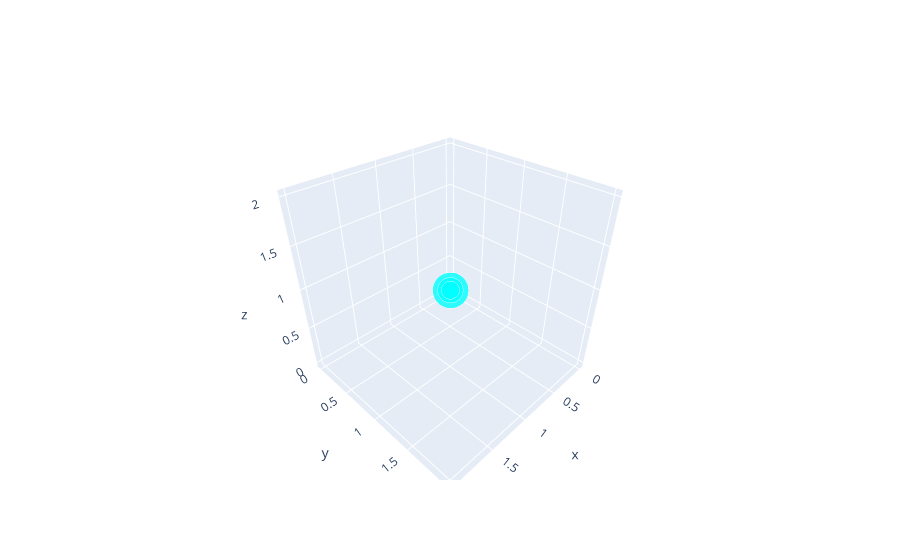

Notebook cell for this chart:
### Markdown cell above
## Mega Scale

### Code cell
import plotly.graph_objects as go

# Example massive sizes
sizes = [1_000_000, 500_000, 250_000]

# Compute a sensible sizeref: larger values = smaller markers
# Typically: sizeref = 2 * max(size) / (desired_pixel_diameter ** 2)
desired_pixel_diameter = 50  # how big you want the LARGEST marker to appear
sizeref = 2. * max(sizes) / (desired_pixel_diameter ** 2)

fig = go.Figure(data=go.Scatter3d(
    x=[0, 1, 2],
    y=[0, 1, 2],
    z=[0, 1, 2],
    mode='markers',
    marker=dict(
        size=sizes,
        sizemode='area',
        sizeref=sizeref,
        sizemin=2,
        color='cyan',
        opacity=0.8
    )
))

fig.show()

### Figure 1 — Plotly figure (JSON) as saved in the notebook; plotly's stock layout.template omitted (floating-point values rounded to 4 significant figures)
{"data": [{"marker": {"color": "cyan", "opacity": 0.8, "size": [1000000, 500000, 250000], "sizemin": 2, "sizemode": "area", "sizeref": 800}, "mode": "markers", "type": "scatter3d", "x": [0, 1, 2], "y": [0, 1, 2], "z": [0, 1, 2]}], "layout": {}}
